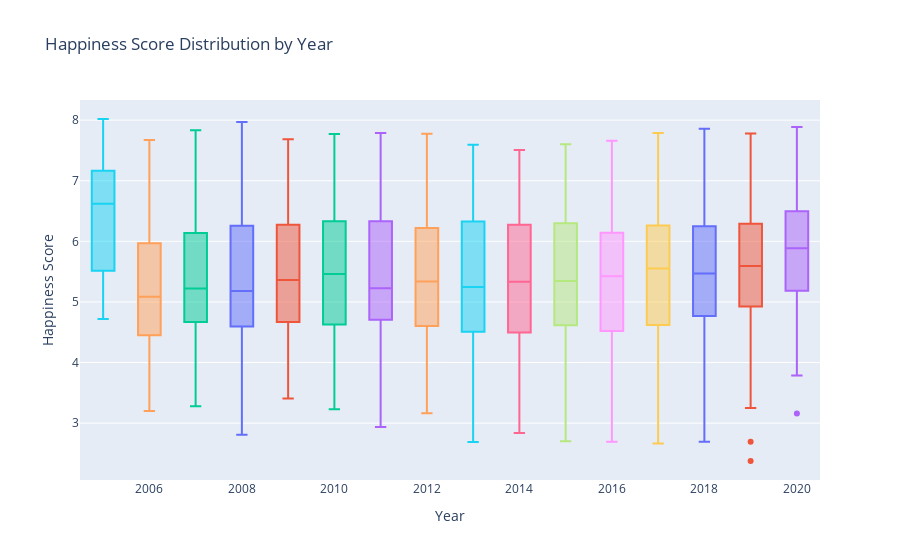

Notebook code for this chart:
### Markdown cell above
It seems people were really happy in 2005 :)

### Code cell
fig = px.box(df, x='year', y='Life Ladder', color='year',
             title='Happiness Score Distribution by Year',
             labels={'Life Ladder': 'Happiness Score', 'year': 'Year'})
fig.update_layout(showlegend=False)
fig.show()
